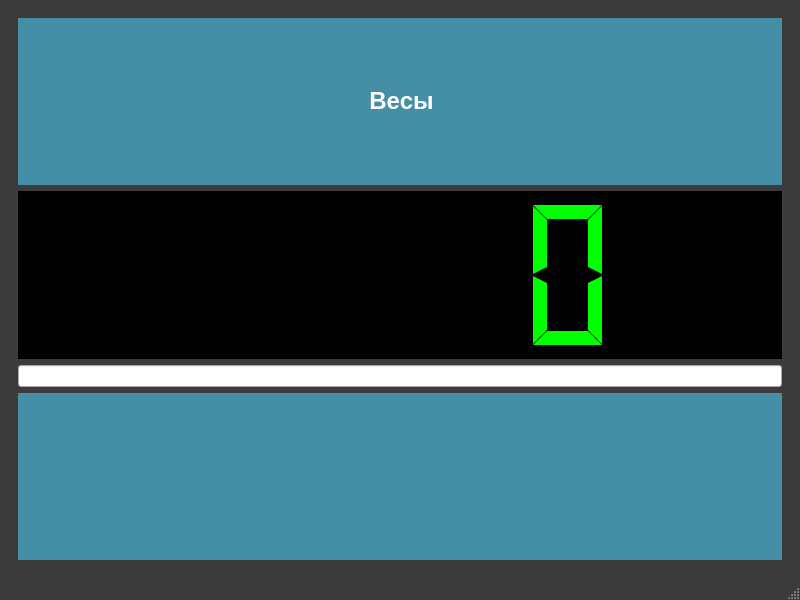
<?xml version="1.0" encoding="UTF-8"?>
<ui version="4.0">
 <class>MainWindow</class>
 <widget class="QMainWindow" name="MainWindow">
  <property name="windowModality">
   <enum>Qt::ApplicationModal</enum>
  </property>
  <property name="geometry">
   <rect>
    <x>0</x>
    <y>0</y>
    <width>800</width>
    <height>600</height>
   </rect>
  </property>
  <property name="windowTitle">
   <string>Весы</string>
  </property>
  <property name="styleSheet">
   <string notr="true">QMainWindow{
	background-color:#3a3b3a;
	color:#ffffff;
	border-color:#ffffff;
}
QTableView{
	background-color:#ffffff;
	alternate-background-color:#e2e2e2;
	color:#3a3b3a;
	border-style:solid;
	border-color:#ffffff;
	border-width:0px;
	selection-color:#ffffff;
	selection-background-color:#54b0cb;
}
QHeaderView::section{
    background-color:#448fa6;
	color:#ffffff;
	font:bold;
	height:40px;
	border: #ffffff;
	border-style:solid;
	border-width:0px;
}
QComboBox{
	background-color:#ffffff;
	border-style:solid;
	border-width:2px;
	border-color:#ffffff;
	color:#3a3b3a;
	width:50px;
	height:30px;
	font:bold;
	padding-left:5px
}
QComboBox QAbstractItemView {
	background-color:#ffffff;
	color:#3a3b3a;
    border: 2px solid #ffffff;
	padding-left:2px;
	padding-right:2px;
	padding-top:2px;
	padding-bottom:2px
}
QComboBox::drop-down {
   width: 24px;
   border: 2px;
}
QComboBox::down-arrow {
    image: url(&quot;./res/if_chevron-left.png&quot;);
    width: 16px;
    height: 16px;
}
QComboBox::down-arrow::hover {
    image: url(&quot;./res/if_chevron-down.png&quot;);
    width: 16px;
    height: 16px;
}
QDateEdit{
	background-color:#ffffff;
	border-style:solid;
	border-width:2px;
	border-color:#ffffff;
	color:#3a3b3a;
	width:150px;
	height:30px;
	font:bold;
	padding-left:5px
}
QDateEdit QAbstractItemView {
	background-color:#ffffff;
	color:#3a3b3a;;
}
QDateEdit::drop-down {
   width: 24px;
   border: 2px;
}
QDateEdit::down-arrow {
    image: url(&quot;./res/if_chevron-left.png&quot;);
    width: 16px;
    height: 16px;
}
QDateEdit::down-arrow::hover {
    image: url(&quot;./res/if_chevron-down.png&quot;);
    width: 16px;
    height: 16px;
}
QMenuBar{
	background-color:#3a3b3a;
	color:#ffffff;
	selection-color:#54b0cb;
	font:bold
}
QMenuBar::item::selected{
	background-color:#54b0cb;
	color:#ffffff;
	font:bold;
	padding-left:2px
}
QToolBar{
	background-color:#3a3b3a;
	color:#ffffff;
}
QMenu {
	background-color:#3a3b3a;
	color:#ffffff;
	font:bold;
	padding-left:2px;
}
QMenu::hover {
    background-color: #448fa6;
    color:#3a3b3a;
	font:bold
}
QMenu::item {
    background-color:#3a3b3a;
	color:#ffffff;
}
QMenu::item::selected{
	background-color:#54b0cb;
	color:#ffffff;
	padding-left:10px;
}
QTabWidget{
	background-color:#3a3b3a;
	color:#ffffff;
	border-color:#ffffff;
}
QTabBar::tab:right:selected{
    background-color:#448fa6;
	color:#ffffff;
	font:bold;
	height:60px;
	width: 30px;
	border: #448fa6;
	border-style:solid;
	border-width:2px;
}
QTabBar::tab:right:!selected{
    background-color:#3a3b3a;
	color:#ffffff;
	font:bold;
	height:60px;
	width: 30px;
	border: #448fa6;
	border-style:solid;
	border-width:2px;
}
QLabel{
	background-color:#448fa6;
	color:#ffffff;
	height:60px;
	width: 30px;
	border: #448fa6;
	border-style:solid;
	border-width:2px;
}</string>
  </property>
  <widget class="QWidget" name="centralwidget">
   <layout class="QHBoxLayout" name="horizontalLayout">
    <item>
     <widget class="QStackedWidget" name="stackedWidget">
      <property name="currentIndex">
       <number>0</number>
      </property>
      <widget class="QWidget" name="inputPage">
       <layout class="QVBoxLayout" name="verticalLayout">
        <item>
         <widget class="QLabel" name="headerLabel">
          <property name="text">
           <string>&lt;html&gt;&lt;head/&gt;&lt;body&gt;&lt;p align=&quot;center&quot;&gt;&lt;span style=&quot; font-size:18pt; font-weight:600;&quot;&gt;Весы&lt;/span&gt;&lt;/p&gt;&lt;/body&gt;&lt;/html&gt;</string>
          </property>
         </widget>
        </item>
        <item>
         <widget class="QLCDNumber" name="lcdNumber">
          <property name="styleSheet">
           <string notr="true">QLCDNumber{
	background-color:rgb(0, 0, 0);
	color:rgb(0, 255, 0)
}</string>
          </property>
          <property name="frameShadow">
           <enum>QFrame::Raised</enum>
          </property>
          <property name="lineWidth">
           <number>1</number>
          </property>
          <property name="segmentStyle">
           <enum>QLCDNumber::Flat</enum>
          </property>
         </widget>
        </item>
        <item>
         <widget class="QLineEdit" name="rfidInput">
          <property name="echoMode">
           <enum>QLineEdit::Password</enum>
          </property>
          <property name="alignment">
           <set>Qt::AlignCenter</set>
          </property>
         </widget>
        </item>
        <item>
         <widget class="QLabel" name="bottomLabel">
          <property name="text">
           <string/>
          </property>
         </widget>
        </item>
       </layout>
      </widget>
      <widget class="QWidget" name="successPage">
       <layout class="QVBoxLayout" name="verticalLayout_2">
        <item>
         <widget class="QLabel" name="successHeaderLabel">
          <property name="text">
           <string>&lt;html&gt;&lt;head/&gt;&lt;body&gt;&lt;p align=&quot;center&quot;&gt;&lt;span style=&quot; font-size:20pt; font-weight:600;&quot;&gt;Вес отмечен, &lt;/span&gt;&lt;/p&gt;&lt;p align=&quot;center&quot;&gt;&lt;span style=&quot; font-size:20pt; font-weight:600;&quot;&gt;{}!&lt;/span&gt;&lt;/p&gt;&lt;/body&gt;&lt;/html&gt;</string>
          </property>
         </widget>
        </item>
        <item>
         <widget class="QLabel" name="successMiddleLabel">
          <property name="styleSheet">
           <string notr="true">QLabel{
	background-color:rgb(35, 35, 35);
	color:rgb(255, 255, 255);
	font-weight:bold
}</string>
          </property>
          <property name="text">
           <string>&lt;html&gt;&lt;head/&gt;&lt;body&gt;&lt;p align=&quot;center&quot;&gt;&lt;span style=&quot; font-size:16pt;&quot;&gt;Время взвешивания:&lt;/span&gt;&lt;/p&gt;&lt;p align=&quot;center&quot;&gt;&lt;span style=&quot; font-size:16pt;&quot;&gt;{}&lt;/span&gt;&lt;/p&gt;&lt;p align=&quot;center&quot;&gt;&lt;span style=&quot; font-size:16pt;&quot;&gt;Направляйтесь на выгрузку&lt;/span&gt;&lt;/p&gt;&lt;p align=&quot;center&quot;&gt;&lt;span style=&quot; font-size:16pt;&quot;&gt;{}&lt;/span&gt;&lt;/p&gt;&lt;/body&gt;&lt;/html&gt;</string>
          </property>
         </widget>
        </item>
        <item>
         <spacer name="verticalSpacer">
          <property name="orientation">
           <enum>Qt::Vertical</enum>
          </property>
          <property name="sizeHint" stdset="0">
           <size>
            <width>20</width>
            <height>40</height>
           </size>
          </property>
         </spacer>
        </item>
       </layout>
      </widget>
      <widget class="QWidget" name="errorPage">
       <layout class="QVBoxLayout" name="verticalLayout_3">
        <item>
         <widget class="QLabel" name="errorHeaderLabel">
          <property name="styleSheet">
           <string notr="true">QLabel{
	background-color:rgb(255, 0, 0);
	color:rgb(255, 255, 255);
	font-weight:bold
}</string>
          </property>
          <property name="text">
           <string>&lt;html&gt;&lt;head/&gt;&lt;body&gt;&lt;p align=&quot;center&quot;&gt;&lt;span style=&quot; font-size:20pt;&quot;&gt;Карта не зарегистрирована!&lt;/span&gt;&lt;/p&gt;&lt;/body&gt;&lt;/html&gt;</string>
          </property>
         </widget>
        </item>
        <item>
         <widget class="QLabel" name="errorMiddleLabel">
          <property name="styleSheet">
           <string notr="true">QLabel{
	background-color:rgb(35, 35, 35);
	color:rgb(255, 255, 255);
	font-weight:bold
}</string>
          </property>
          <property name="text">
           <string>&lt;html&gt;&lt;head/&gt;&lt;body&gt;&lt;p&gt;&lt;span style=&quot; font-size:14pt;&quot;&gt;Номер предъявленной карты не зарегистрирован в системе приемки. &lt;/span&gt;&lt;/p&gt;&lt;p&gt;&lt;span style=&quot; font-size:14pt;&quot;&gt;Обратитесь к оператору на бракплощадке.&lt;/span&gt;&lt;/p&gt;&lt;/body&gt;&lt;/html&gt;</string>
          </property>
         </widget>
        </item>
        <item>
         <spacer name="verticalSpacer_2">
          <property name="orientation">
           <enum>Qt::Vertical</enum>
          </property>
          <property name="sizeHint" stdset="0">
           <size>
            <width>20</width>
            <height>40</height>
           </size>
          </property>
         </spacer>
        </item>
       </layout>
      </widget>
      <widget class="QWidget" name="errorPage2">
       <layout class="QVBoxLayout" name="verticalLayout_4">
        <item>
         <widget class="QLabel" name="errorHeaderLabel2">
          <property name="styleSheet">
           <string notr="true">QLabel{
	background-color:rgb(255, 0, 0);
	color:rgb(255, 255, 255);
	font-weight:bold
}</string>
          </property>
          <property name="text">
           <string>&lt;html&gt;&lt;head/&gt;&lt;body&gt;&lt;p align=&quot;center&quot;&gt;&lt;span style=&quot; font-size:20pt;&quot;&gt;Вы не отметились в пункте выгрузки!&lt;/span&gt;&lt;/p&gt;&lt;/body&gt;&lt;/html&gt;</string>
          </property>
         </widget>
        </item>
        <item>
         <widget class="QLabel" name="errorMiddleLabel2">
          <property name="styleSheet">
           <string notr="true">QLabel{
	background-color:rgb(35, 35, 35);
	color:rgb(255, 255, 255);
	font-weight:bold
}</string>
          </property>
          <property name="text">
           <string>&lt;html&gt;&lt;head/&gt;&lt;body&gt;&lt;p align=&quot;center&quot;&gt;&lt;span style=&quot; font-size:14pt;&quot;&gt;Вы были направлены на выгрузку&lt;/span&gt;&lt;/p&gt;&lt;p align=&quot;center&quot;&gt;&lt;span style=&quot; font-size:14pt;&quot;&gt;{}&lt;/span&gt;&lt;/p&gt;&lt;p align=&quot;center&quot;&gt;&lt;span style=&quot; font-size:14pt;&quot;&gt;Убедитесь, вы были отмечены в пункте выгрузки.&lt;/span&gt;&lt;/p&gt;&lt;/body&gt;&lt;/html&gt;</string>
          </property>
         </widget>
        </item>
        <item>
         <spacer name="verticalSpacer_3">
          <property name="orientation">
           <enum>Qt::Vertical</enum>
          </property>
          <property name="sizeHint" stdset="0">
           <size>
            <width>20</width>
            <height>40</height>
           </size>
          </property>
         </spacer>
        </item>
       </layout>
      </widget>
      <widget class="QWidget" name="page">
       <layout class="QVBoxLayout" name="verticalLayout_5">
        <item>
         <widget class="QLabel" name="errorHeaderLabel2_2">
          <property name="styleSheet">
           <string notr="true">QLabel{
	background-color:rgb(255, 0, 0);
	color:rgb(255, 255, 255);
	font-weight:bold
}</string>
          </property>
          <property name="text">
           <string>&lt;html&gt;&lt;head/&gt;&lt;body&gt;&lt;p align=&quot;center&quot;&gt;&lt;span style=&quot; font-size:20pt;&quot;&gt;У вас нет открытого рейса!&lt;/span&gt;&lt;/p&gt;&lt;/body&gt;&lt;/html&gt;</string>
          </property>
         </widget>
        </item>
        <item>
         <widget class="QLabel" name="errorMiddleLabel2_2">
          <property name="styleSheet">
           <string notr="true">QLabel{
	background-color:rgb(35, 35, 35);
	color:rgb(255, 255, 255);
	font-weight:bold
}</string>
          </property>
          <property name="text">
           <string>&lt;html&gt;&lt;head/&gt;&lt;body&gt;&lt;p align=&quot;center&quot;&gt;&lt;span style=&quot; font-size:14pt;&quot;&gt;Похоже вы не отметились в пункте прибытия. &lt;/span&gt;&lt;/p&gt;&lt;/body&gt;&lt;/html&gt;</string>
          </property>
         </widget>
        </item>
        <item>
         <spacer name="verticalSpacer_4">
          <property name="orientation">
           <enum>Qt::Vertical</enum>
          </property>
          <property name="sizeHint" stdset="0">
           <size>
            <width>20</width>
            <height>40</height>
           </size>
          </property>
         </spacer>
        </item>
       </layout>
      </widget>
     </widget>
    </item>
   </layout>
  </widget>
  <widget class="QMenuBar" name="menubar">
   <property name="geometry">
    <rect>
     <x>0</x>
     <y>0</y>
     <width>800</width>
     <height>30</height>
    </rect>
   </property>
  </widget>
  <widget class="QStatusBar" name="statusbar"/>
 </widget>
 <resources/>
 <connections/>
</ui>
